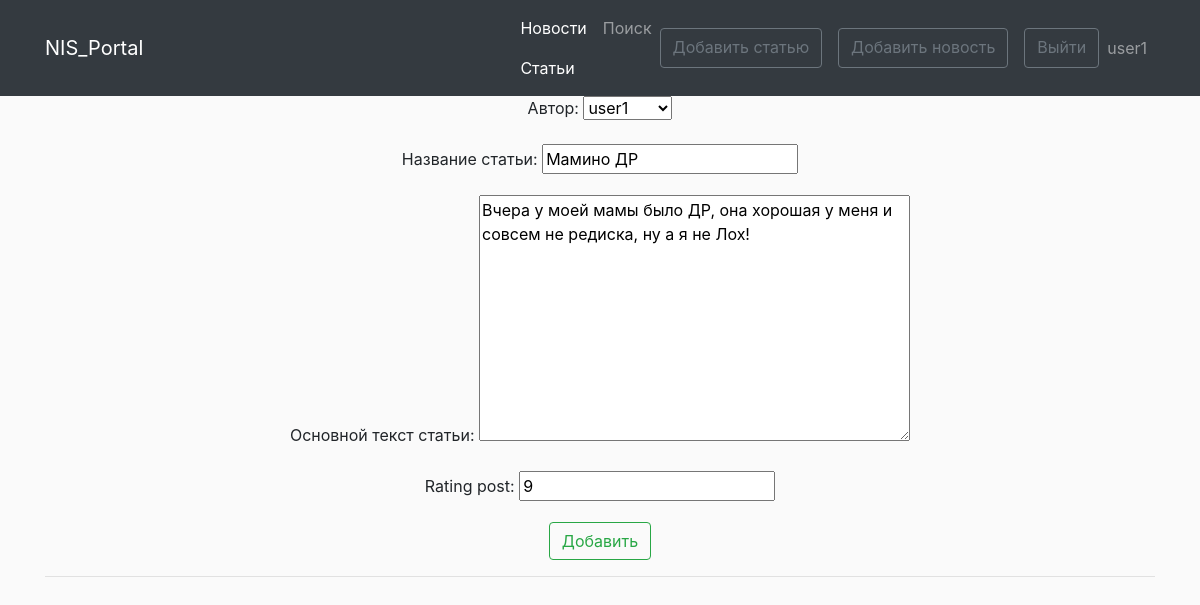
/posts/news/53/update/ (signed in), run on an earlier commit of the app's database.
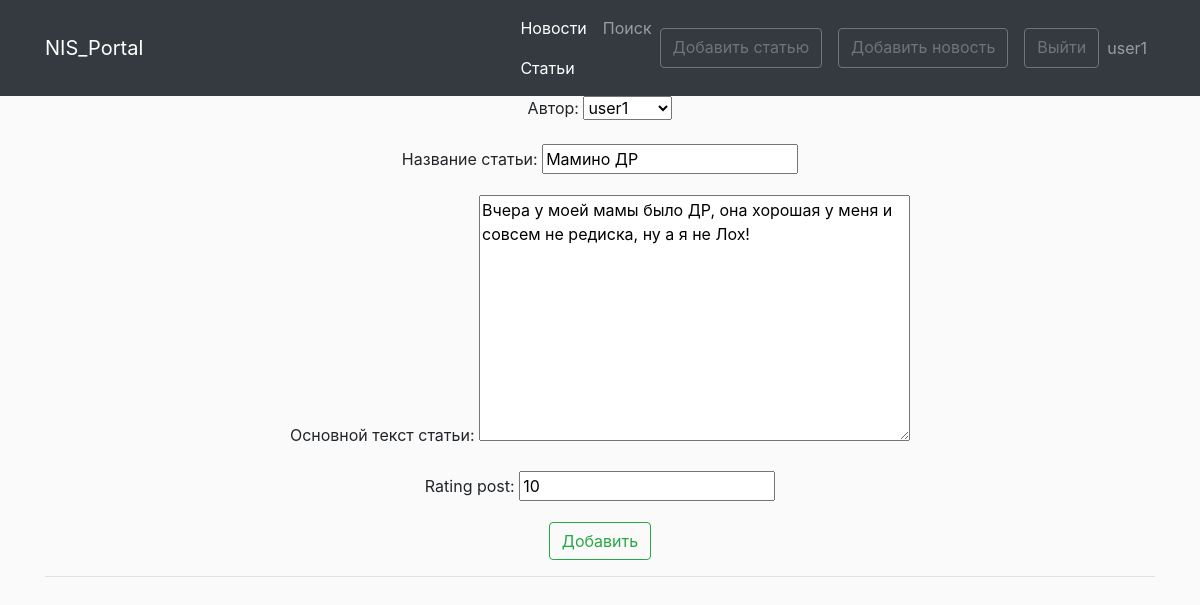
And on a later commit of the database.
### news/models.py (models this page shows, shortened)
class Post(models.Model):
    post = 'P'
    news = 'N'
    author = models.ForeignKey(Author, verbose_name='Автор', on_delete=models.CASCADE)
    select = models.CharField('Статья/Новость', max_length=10, choices=SELECT, default=post)
    date = models.DateTimeField('Дата', default=timezone.now)
    categories = models.ManyToManyField(Category, through='PostCategory')
    title = models.CharField('Название статьи', max_length=120, unique=True)
    text = models.TextField('Основной текст статьи')
    rating_post = models.IntegerField(default=0)
    class Meta:
        verbose_name = 'Пост'
        verbose_name_plural = 'Посты'

### news/views.py (the view, shortened to what this page needs)
# urls.py: path('news/<int:pk>/update/', views.UpdatePostView.as_view(), name='news-update'),
class UpdatePostView(LoginRequiredMixin, UpdateView):
    model = Post
    template_name = "news/create_post.html"
    form_class = NewsForm
    success_url = reverse_lazy('news-main')

### news/forms.py (shortened to what this page needs)
class NewsForm(forms.ModelForm):
    class Meta:
        model = Post
        fields = [
            'author',
            'title',
            'text',
            'rating_post',
        ]

### news/models.py (called while the page is built)
    def __str__(self):
        return f'{self.user}'

### news/templates/news/create_post.html (shortened to what this page needs)
{% extends 'news/base.html' %}
{% load custom_filters %}
{% load custom_tags %}
{% block content %}
<form method="post" class="form-register">
    {{ form.as_p }}
     <button type="submit"  class="btn btn-outline-success">Добавить</button>
</form>
<hr>
{% endblock content %}

What changed in the data, as far as the page shows it:
changed Post "user1": rating_post "9" → "10"
